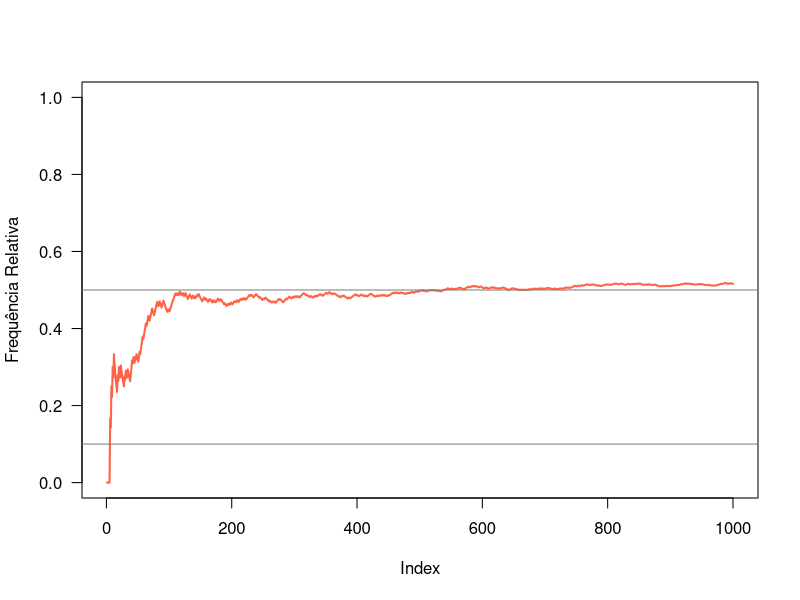

Write R code to recreate this figure. (Note: this script raises an error after producing the figure.)
#Simulação jogar a moeda

# toss a coin
(moeda <- c('cara', 'coroa'))

sample(moeda, size = 2,replace=F)

sample(moeda, size = 3, replace = T)

prop.table(table(sample(moeda, size = 10,replace = T)))


# Fazer experimento replicável
set.seed(133)
sample(moeda, size =6, replace = TRUE)


num_flips <- 1000

# flips simulation
(flips <- sample(moeda, size = num_flips, replace = TRUE))

freqs <- table(flips)
freqs


flips <- sample(moeda, size = num_flips, replace = TRUE)
freqs <- table(flips)
freqs


cara_freq <- cumsum(flips == 'cara') / 1:num_flips
head(cara_freq,20)
head(flips,20)

plot(cara_freq,      # vector
     type = 'l',      # line type
     lwd = 2,         # width of line
     col = 'tomato',  # color of line
     las = 1,         # orientation of tick-mark labels
     ylim = c(0, 1),  # range of y-axis
     ylab = "Frequência Relativa")  # y-axis label
abline(h = 0.1, col = 'gray50')
abline(h = 0.5, col = 'gray50')



table(df$tosse)
sum(is.na(df$resultado_teste))

prop.table(table(df$tosse))

tosse <- sample(df[!is.na(tosse)]$tosse, size = 1000, replace=T)
prop.table(table(tosse))

tosse_freq <- cumsum(tosse == 'NAO') / 1:1000



plot(tosse_freq,      # vector
     type = 'l',      # line type
     lwd = 2,         # width of line
     col = 'tomato',  # color of line
     las = 1,         # orientation of tick-mark labels
     ylim = c(0, 1),  # range of y-axis
     ylab = "Frequência Relativa")  # y-axis label
abline(h = 0.6317, col = 'gray50')
abline(h = 0.5, col = 'gray50')

